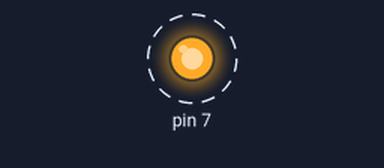
A sketch run on a simulated Arduino Uno, built with avr-gcc and run on an emulated ATmega328P. On the bench: output pins drawn as LEDs (lit = HIGH). Dashed ring = blinking. At 2.0 s the program stops and its outputs stay as they are.

Above: at 1.05 s.
Timing chart, 0 to 3.5 s (numbered marks = the images above):
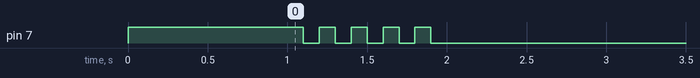

The sketch:

05_practice_2.ino
```cpp
void setup() {
   pinMode(7, OUTPUT);
   //1sec On
   digitalWrite(7, HIGH);
   delay(1000);
}

void loop() {
  for(int i = 1; i <=5; i++){
    digitalWrite(7, HIGH);
    delay(100);
    digitalWrite(7, LOW);
    delay(100);

  }

  while(1){
    //led off
    digitalWrite(7, LOW);
  }
}
```

Measured:
- by itself, pin 7: alternates HIGH for 0.10 s and LOW for 0.10 s, 9 changes in all, then stays LOW
